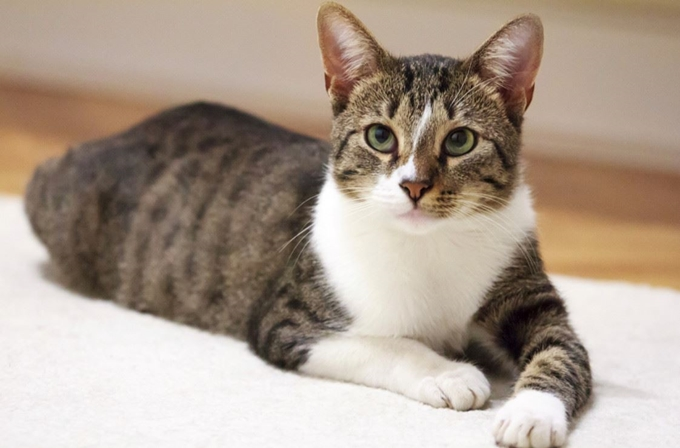
#> input picture OpenCV/images/cat.jpg, 680 x 448 px, found by its file name
$ python '김도현_고양이.py'
#> lines starting #> are read from the running program, lines starting #| are printed output that depends on the picture; after the words box and inside, x2 and y2 are one past the last pixel; in counts of white or black regions, pixels touching at a corner belong together
import cv2
import matplotlib.pylab as plt

file_path = 'cat.jpg'

# 1. 이진화 : THRESH_BINARY, THRESH_OTSU 사용 시 최적의 thresh 값을 찾아라.
img = cv2.imread(file_path, cv2.IMREAD_GRAYSCALE)
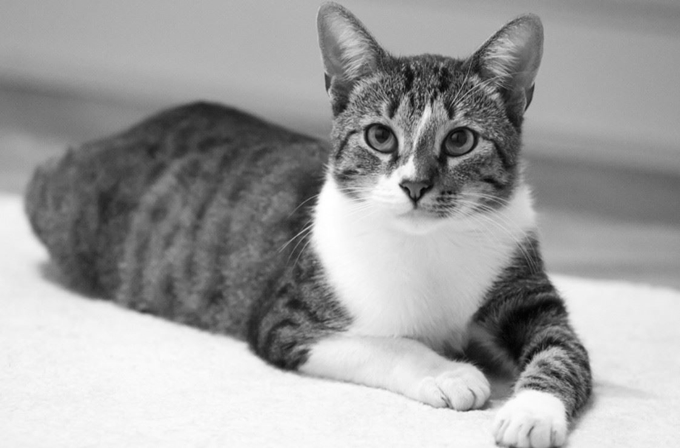
#> img: shape (448, 680); min 2, max 255, mean 160.4
_, t_130 = cv2.threshold(img, 130, 255, cv2.THRESH_BINARY)
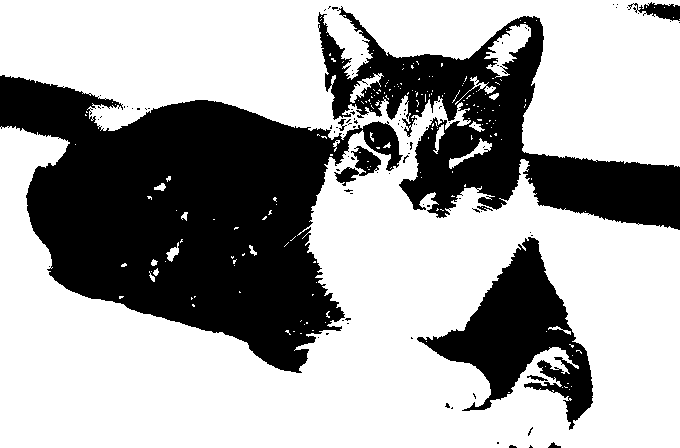
#> t_130: shape (448, 680); 65% white; 97 black regions (88 under 20 px), largest, box (x1, y1, x2, y2) and area: (0, 75, 403, 373) 63125, (318, 6, 680, 230) 28786, (417, 237, 593, 430) 12882
t, t_otsu = cv2.threshold(img, -1, 255, cv2.THRESH_BINARY | cv2.THRESH_OTSU)
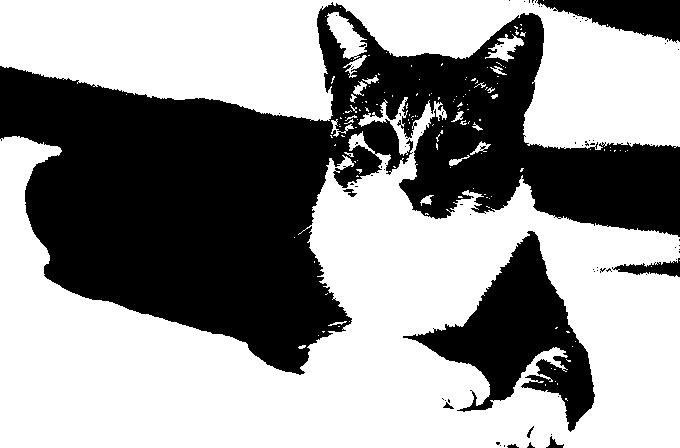
#> t_otsu: shape (448, 680); 58.8% white; 73 black regions (63 under 20 px), largest, box (x1, y1, x2, y2) and area: (0, 2, 680, 375) 106650, (403, 231, 595, 432) 14378, (537, 0, 680, 43) 3487
#> t = 150
print('otsu threshold:', t)
#| otsu threshold: 150.0

imgs = {'Original': img, 't:130':t_130, 'otsu: %d'%t: t_otsu}
plt.figure(figsize = (12, 5))

for i, (key, value) in enumerate(imgs.items()):
    plt.subplot(1, 3, i + 1)
    plt.title(key)
    plt.imshow(value, cmap = 'gray')
    plt.xticks([]); plt.yticks([])
#> this loop made 3 passes
#> key on passes 1 to 3: 'Original', 't:130', 'otsu: 150'

plt.show()

# 2. 적응적 이진화 : adaptiveMethod에서 cv2.ADAPTIVE_THRESH_MEAN_C과 cv2.ADAPTIVE_THRESH_GAUSSIAN_C를 적용한 결과 이미지를 출력
import cv2
import matplotlib.pylab as plt

blk_size = 9
C = 5
img = cv2.imread(file_path, cv2.IMREAD_GRAYSCALE)
ret, th1 = cv2.threshold(img, 0, 255, cv2.THRESH_BINARY | cv2.THRESH_OTSU)
#> ret = 150

th2 = cv2.adaptiveThreshold(img, 255, cv2.ADAPTIVE_THRESH_MEAN_C,
                            cv2.THRESH_BINARY, blk_size, C)
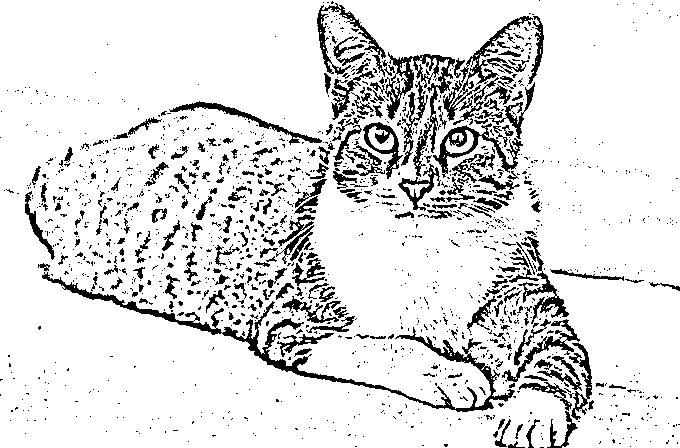
#> th2: shape (448, 680); 87.7% white; 1564 black regions (1306 under 20 px), largest, box (x1, y1, x2, y2) and area: (42, 272, 515, 412) 4257, (385, 52, 455, 177) 1911, (443, 16, 533, 121) 1154
th3 = cv2.adaptiveThreshold(img, 255, cv2.ADAPTIVE_THRESH_GAUSSIAN_C,
                            cv2.THRESH_BINARY, blk_size, C)
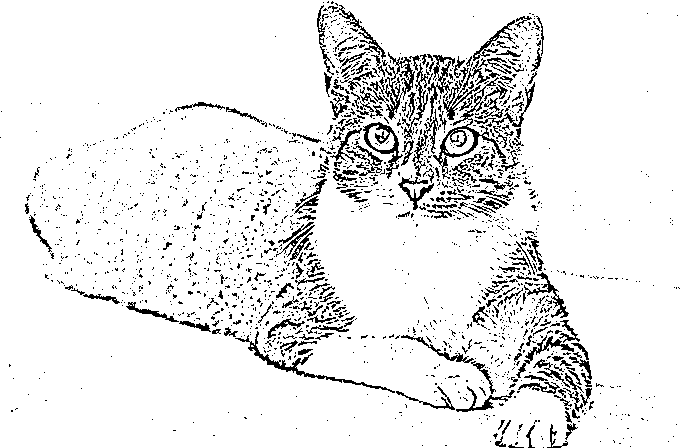
#> th3: shape (448, 680); 91.6% white; black in thin lines or dots

imgs = {'Original': img, 'Global-Otsu:%d'%ret:th1,
        'Adapted-Mean':th2, 'Adapted-Gaussian': th3}

for i, (key, value) in enumerate(imgs.items()):
    plt.subplot(2, 2, i + 1)
    plt.title(key)
    plt.imshow(value, cmap = 'gray')
    plt.xticks([]); plt.yticks([])
#> this loop made 4 passes

plt.show()
